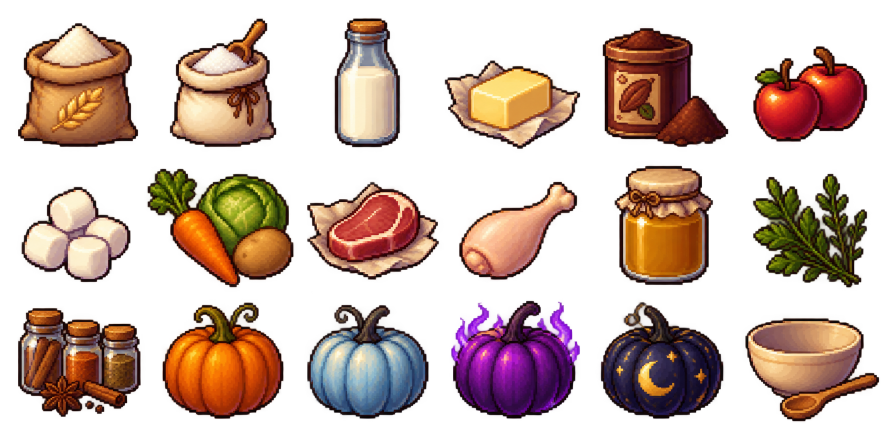
#> input picture voxel/docs/plans/kitchen-workshop/art/food/ingredients-source.png, 1774 x 887 px (shown at 1/2 size); its folder holds 2 pictures in this run
$ python prepare-food-art.py
#> lines starting #> are read from the running program, lines starting #| are printed output that depends on the picture
from PIL import Image
from pathlib import Path
import json
r=Path(__file__).resolve().parents[1]
data={}
for key,cols,rows,cell,pad,quality in [('ingredients',6,3,64,8,90),('dishes',4,4,256,20,92)]:
 im=Image.open(r/f'docs/plans/kitchen-workshop/art/food/{key}-source.png').convert('RGBA')
#> im is the input picture: PIL image 1774x887 RGBA; mean R, G, B, A 61.8, 39.2, 29.9, 104.1
 out=Image.new('RGBA',(cols*cell,rows*cell)); boxes=[]
#> after `out = Image.new('RGBA', (cols * cell, rows * cell))`: out: PIL image 384x192 RGBA; every value is 0
 for i in range(cols*rows):
  x=i%cols;y=i//cols
  c=im.crop((x*im.width//cols,y*im.height//rows,(x+1)*im.width//cols,(y+1)*im.height//rows))
  b=c.getchannel('A').point(lambda a:255 if a>40 else 0).getbbox()
  if not b:raise ValueError((key,i))
  c=c.crop(b);c.thumbnail((cell-pad*2,cell-pad*2),Image.Resampling.NEAREST if key=='ingredients' else Image.Resampling.LANCZOS)
  px=x*cell+(cell-c.width)//2;py=y*cell+(cell-c.height)//2
  out.alpha_composite(c,(px,py));boxes.append([px,py,c.width,c.height])
#> this loop made 18 passes
#> b on passes 1 to 12: (36, 46, 276, 294), (44, 37, 258, 294), (78, 36, 210, 295), (2, 121, 273, 295), (23, 56, 275, 294), (28, 92, 257, 284), (43, 78, 261, 270), (0, 42, 292, 280), (23, 68, 287, 265), (31, 0, 268, 265), (47, 36, 244, 275), (28, 52, 256, 280)
#> pass 1, `c=im.crop((x*im.width//cols,y*im.height//rows,(x+1)*im.width//cols,(y+..`:
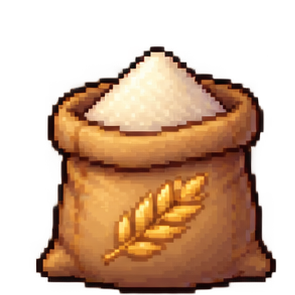
#> c: PIL image 295x295 RGBA; mean R, G, B, A 90.5, 59.1, 35.7, 129.7; transparent parts drawn white
#> pass 1, `c = c.crop(b)`:
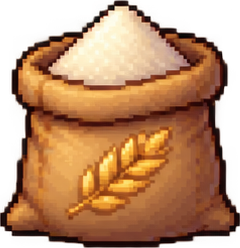
#> c: PIL image 240x248 RGBA; mean R, G, B, A 131.9, 86.2, 52.1, 189.7; transparent parts drawn white
#> pass 2, `c=im.crop((x*im.width//cols,y*im.height//rows,(x+1)*im.width//cols,(y+..`:
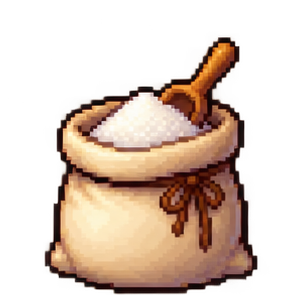
#> c: PIL image 296x295 RGBA; mean R, G, B, A 78.3, 59.3, 46, 109.2; transparent parts drawn white
#> pass 2, `c = c.crop(b)`:
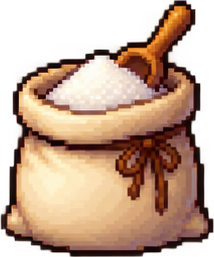
#> c: PIL image 214x257 RGBA; mean R, G, B, A 123.9, 93.9, 73, 173.3; transparent parts drawn white
#> after the loop:
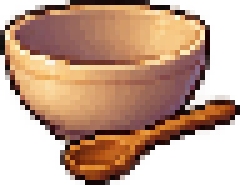
#> c: PIL image 48x37 RGBA (shown 5 times larger); mean R, G, B, A 114.1, 77.4, 55, 165.6; transparent parts drawn white
#> after the loop:
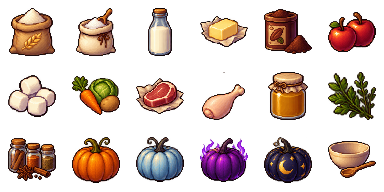
#> out: PIL image 384x192 RGBA; mean R, G, B, A 47.6, 30.2, 23.1, 81.6; transparent parts drawn white
#> after the loop, boxes = 18 items, first 6: [9, 8, 46, 48], [76, 8, 40, 48], [148, 8, 24, 48], [200, 16, 48, 31], [264, 9, 48, 45], [328, 12, 48, 40]
 out.save(r/f'assets/kitchen-{key}.webp',quality=quality,method=6)
#> (the run stopped early here; a loop or call above may not have finished)
